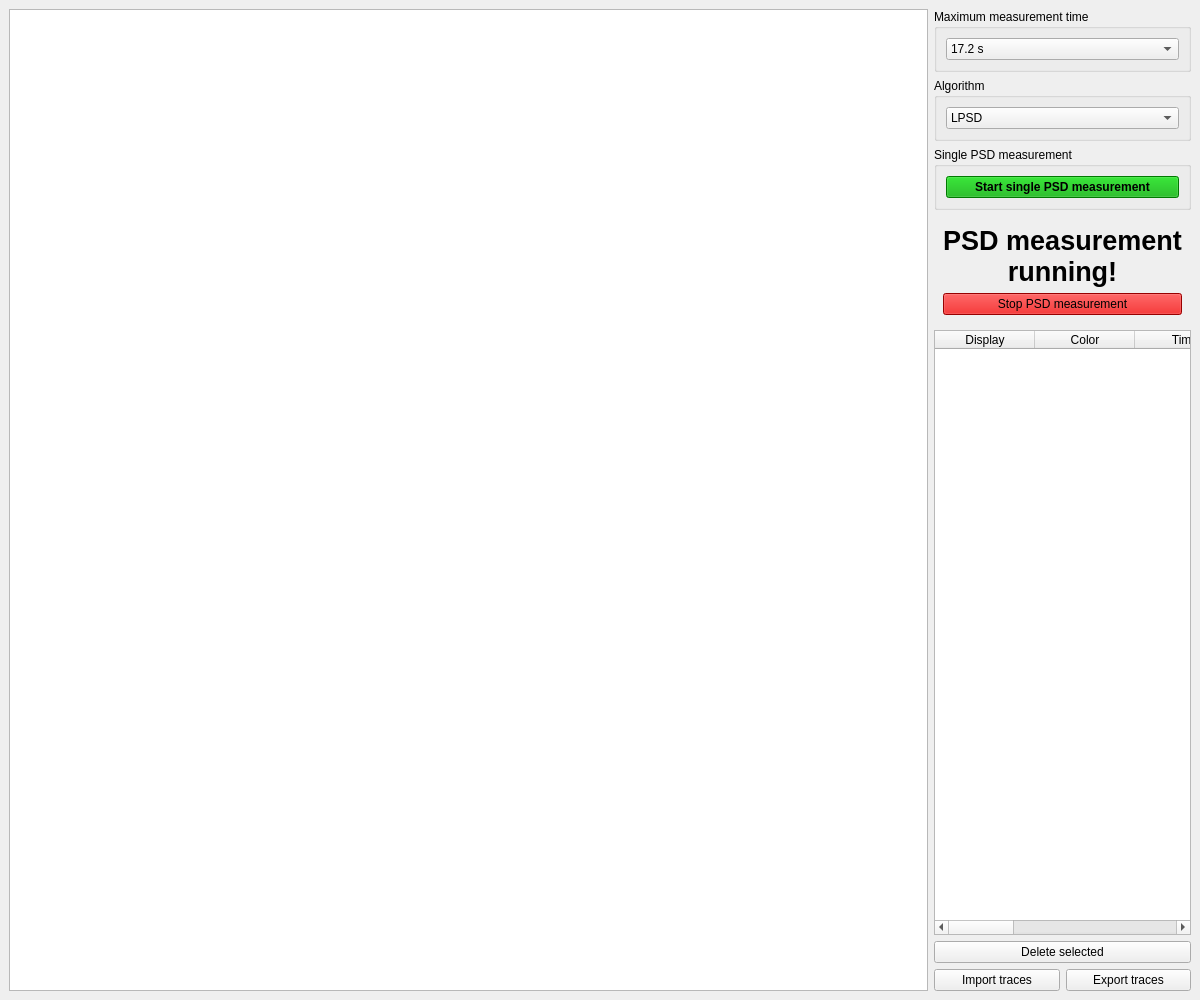
<?xml version="1.0" encoding="UTF-8"?>
<ui version="4.0">
 <class>MainWindow</class>
 <widget class="QMainWindow" name="MainWindow">
  <property name="geometry">
   <rect>
    <x>0</x>
    <y>0</y>
    <width>1200</width>
    <height>1000</height>
   </rect>
  </property>
  <property name="windowTitle">
   <string>MainWindow</string>
  </property>
  <widget class="QWidget" name="centralwidget">
   <layout class="QHBoxLayout" name="horizontalLayout">
    <item>
     <widget class="PSDPlotWidget" name="PSDPlot">
      <property name="sizePolicy">
       <sizepolicy hsizetype="Expanding" vsizetype="Expanding">
        <horstretch>0</horstretch>
        <verstretch>0</verstretch>
       </sizepolicy>
      </property>
      <property name="minimumSize">
       <size>
        <width>100</width>
        <height>100</height>
       </size>
      </property>
      <property name="sizeIncrement">
       <size>
        <width>10000</width>
        <height>0</height>
       </size>
      </property>
     </widget>
    </item>
    <item>
     <layout class="QVBoxLayout" name="verticalLayout">
      <item>
       <widget class="QGroupBox" name="groupBox">
        <property name="title">
         <string>Maximum measurement time</string>
        </property>
        <layout class="QVBoxLayout" name="verticalLayout_3">
         <item>
          <widget class="QComboBox" name="maxMeasurementTimeComboBox">
           <property name="currentIndex">
            <number>5</number>
           </property>
           <item>
            <property name="text">
             <string>0.5 s</string>
            </property>
           </item>
           <item>
            <property name="text">
             <string>1.1 s</string>
            </property>
           </item>
           <item>
            <property name="text">
             <string>2.1 s</string>
            </property>
           </item>
           <item>
            <property name="text">
             <string>4.3 s</string>
            </property>
           </item>
           <item>
            <property name="text">
             <string>8.6 s</string>
            </property>
           </item>
           <item>
            <property name="text">
             <string>17.2 s</string>
            </property>
           </item>
           <item>
            <property name="text">
             <string>34.4 s</string>
            </property>
           </item>
           <item>
            <property name="text">
             <string>68.7 s</string>
            </property>
           </item>
           <item>
            <property name="text">
             <string>137 s</string>
            </property>
           </item>
           <item>
            <property name="text">
             <string>275 s</string>
            </property>
           </item>
           <item>
            <property name="text">
             <string>9 min</string>
            </property>
           </item>
           <item>
            <property name="text">
             <string>18 min</string>
            </property>
           </item>
           <item>
            <property name="text">
             <string>36 min</string>
            </property>
           </item>
           <item>
            <property name="text">
             <string>73 min</string>
            </property>
           </item>
           <item>
            <property name="text">
             <string>147 min</string>
            </property>
           </item>
           <item>
            <property name="text">
             <string>293 min</string>
            </property>
           </item>
           <item>
            <property name="text">
             <string>586 min</string>
            </property>
           </item>
           <item>
            <property name="text">
             <string>20 h</string>
            </property>
           </item>
           <item>
            <property name="text">
             <string>40 h</string>
            </property>
           </item>
           <item>
            <property name="text">
             <string>78 h</string>
            </property>
           </item>
           <item>
            <property name="text">
             <string>7 days</string>
            </property>
           </item>
          </widget>
         </item>
        </layout>
       </widget>
      </item>
      <item>
       <widget class="QGroupBox" name="algorithmGroupBox">
        <property name="title">
         <string>Algorithm</string>
        </property>
        <layout class="QVBoxLayout" name="verticalLayout_2">
         <item>
          <widget class="QComboBox" name="PSDAlgorithmComboBox">
           <item>
            <property name="text">
             <string>LPSD</string>
            </property>
           </item>
           <item>
            <property name="text">
             <string>Scipy (faster but prone to glitches)</string>
            </property>
           </item>
          </widget>
         </item>
        </layout>
       </widget>
      </item>
      <item>
       <widget class="QGroupBox" name="PSDNotRunningContainer">
        <property name="title">
         <string>Single PSD measurement</string>
        </property>
        <layout class="QVBoxLayout" name="verticalLayout_4">
         <item>
          <widget class="QPushButton" name="startPSDPushButton">
           <property name="font">
            <font>
             <weight>75</weight>
             <bold>true</bold>
            </font>
           </property>
           <property name="styleSheet">
            <string notr="true">background: #00aa00</string>
           </property>
           <property name="text">
            <string>Start single PSD measurement</string>
           </property>
          </widget>
         </item>
        </layout>
       </widget>
      </item>
      <item>
       <widget class="QWidget" name="PSDRunningContainer" native="true">
        <layout class="QVBoxLayout" name="verticalLayout_5">
         <item>
          <widget class="QLabel" name="label_2">
           <property name="font">
            <font>
             <pointsize>20</pointsize>
             <weight>75</weight>
             <bold>true</bold>
            </font>
           </property>
           <property name="text">
            <string>PSD measurement running!</string>
           </property>
           <property name="alignment">
            <set>Qt::AlignCenter</set>
           </property>
           <property name="wordWrap">
            <bool>true</bool>
           </property>
          </widget>
         </item>
         <item>
          <widget class="QPushButton" name="stopPSDPushButton">
           <property name="styleSheet">
            <string notr="true">background-color: #d40000;</string>
           </property>
           <property name="text">
            <string>Stop PSD measurement</string>
           </property>
          </widget>
         </item>
        </layout>
       </widget>
      </item>
      <item>
       <widget class="PSDTableWidget" name="curveTable">
        <property name="sizePolicy">
         <sizepolicy hsizetype="Preferred" vsizetype="Expanding">
          <horstretch>0</horstretch>
          <verstretch>0</verstretch>
         </sizepolicy>
        </property>
        <column>
         <property name="text">
          <string>Display</string>
         </property>
        </column>
        <column>
         <property name="text">
          <string>Color</string>
         </property>
        </column>
        <column>
         <property name="text">
          <string>Time</string>
         </property>
        </column>
        <column>
         <property name="text">
          <string>P</string>
         </property>
        </column>
        <column>
         <property name="text">
          <string>I</string>
         </property>
        </column>
        <column>
         <property name="text">
          <string>D</string>
         </property>
        </column>
        <column>
         <property name="text">
          <string>∫ Noise</string>
         </property>
        </column>
       </widget>
      </item>
      <item>
       <widget class="QPushButton" name="deleteCurveButton">
        <property name="text">
         <string>Delete selected</string>
        </property>
       </widget>
      </item>
      <item>
       <layout class="QHBoxLayout" name="horizontalLayout_2">
        <property name="spacing">
         <number>6</number>
        </property>
        <item>
         <widget class="QPushButton" name="importPSDPushButton">
          <property name="text">
           <string>Import traces</string>
          </property>
         </widget>
        </item>
        <item>
         <widget class="QPushButton" name="exportPSDPushButton">
          <property name="text">
           <string>Export traces</string>
          </property>
         </widget>
        </item>
       </layout>
      </item>
     </layout>
    </item>
   </layout>
  </widget>
 </widget>
 <customwidgets>
  <customwidget>
   <class>PSDPlotWidget</class>
   <extends>QGraphicsView</extends>
   <header location="global">psd_plot_widget.h</header>
  </customwidget>
  <customwidget>
   <class>PSDTableWidget</class>
   <extends>QTableWidget</extends>
   <header location="global">psd_table_widget.h</header>
  </customwidget>
 </customwidgets>
 <resources/>
 <connections/>
</ui>
